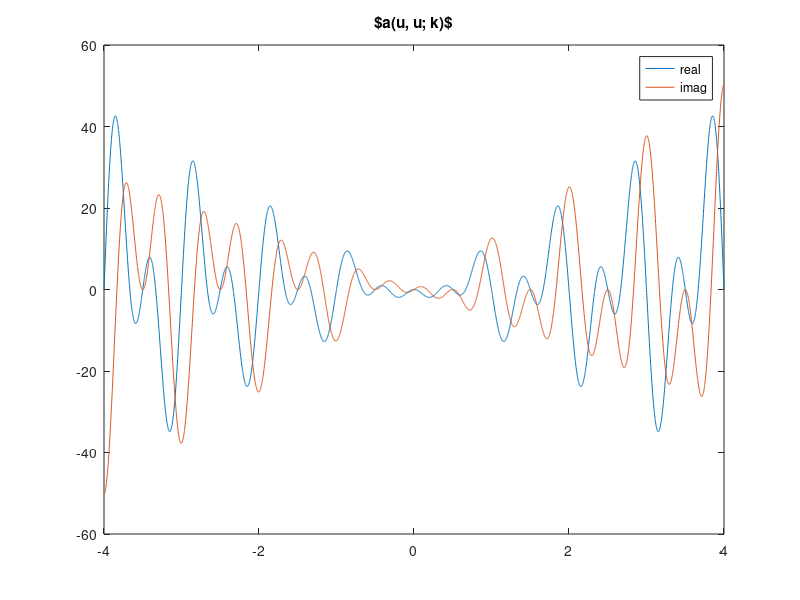
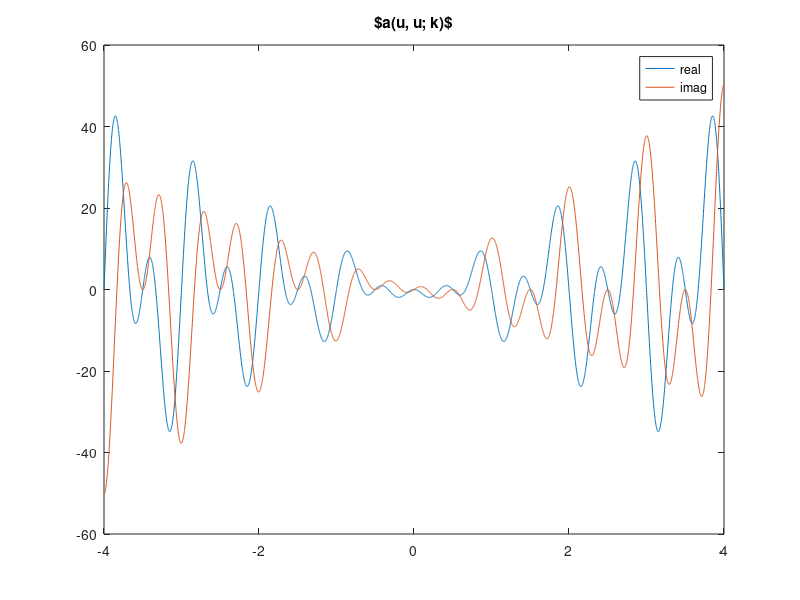

Source code (MATLAB) for these figures, in order:
%% double checking my derivations :-)
A = 1;
nn = linspace(-4, 4, 4001);
kk = pi .* nn;

real_part = -4 * A^2 .* kk .* sin(3 .* kk) .* cos(kk);
imag_part = 4 * A^2 .* kk .* cos(3 .* kk) .* cos(kk);

figure
plot(nn, real_part, nn, imag_part)
legend('real', 'imag')
title('$a(u, u; k)$')

a = 4i * A^2 .* kk .* exp(3i .* kk) .* cos(kk);
real_part = real(a);
imag_part = imag(a);

figure
plot(nn, real_part, nn, imag_part)
legend('real', 'imag')
title('$a(u, u; k)$')
